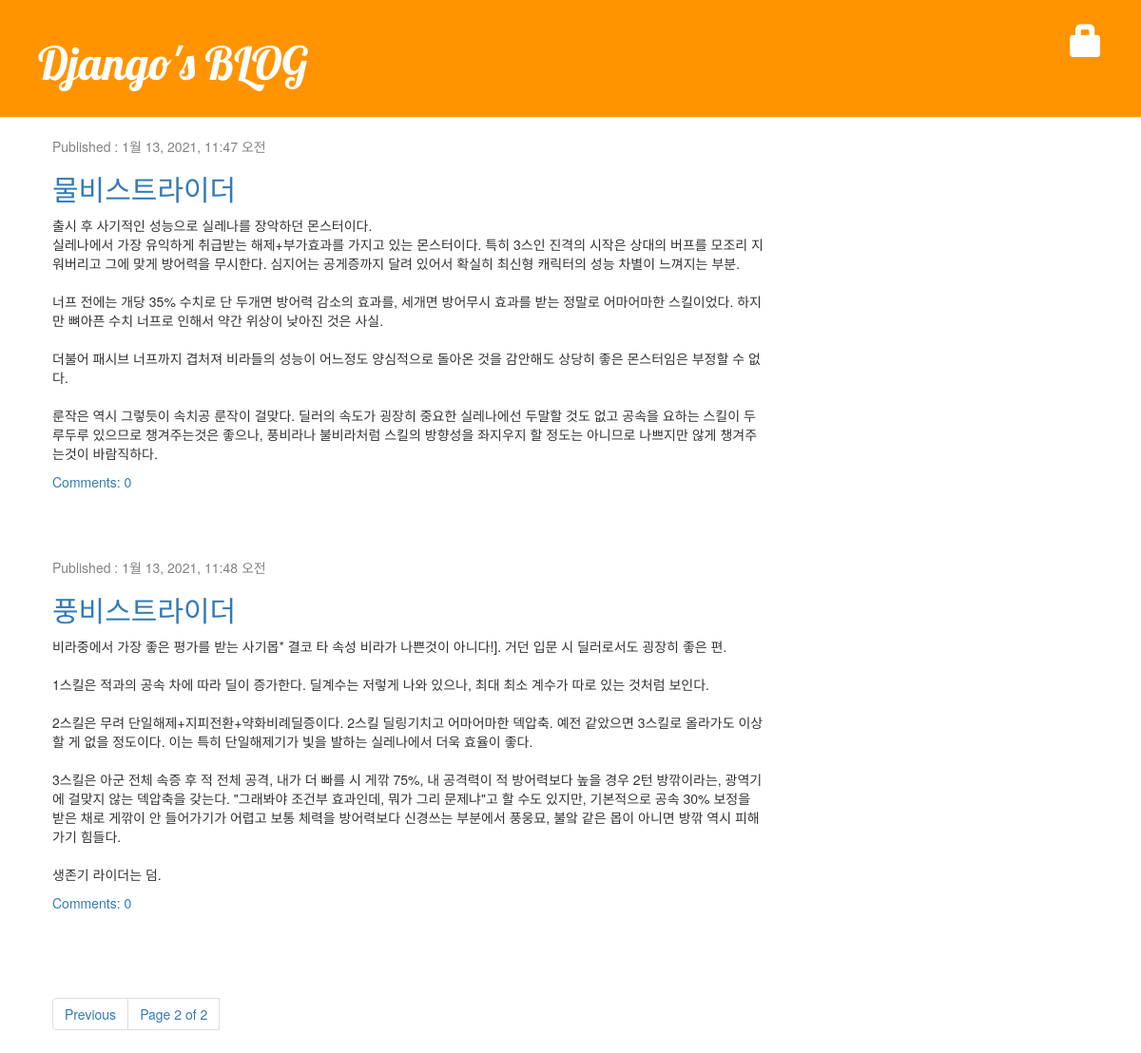
Before: /?page=2 with the older database file.
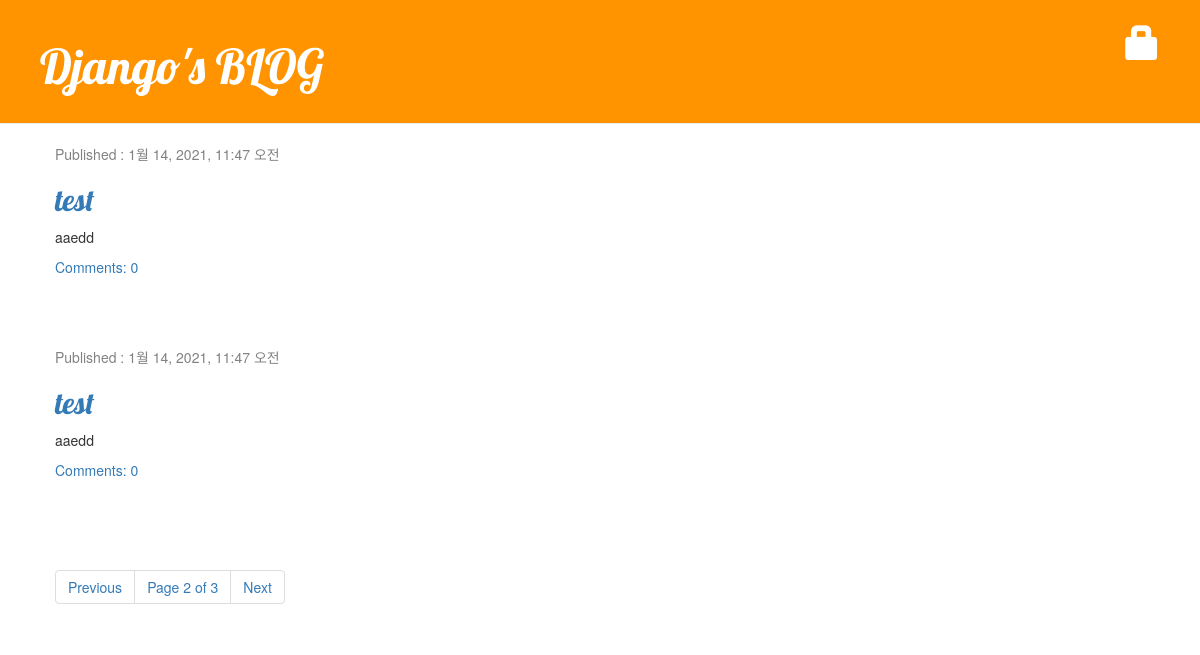
After: the same page with the newer database file.
### blog/models.py (models this page shows, shortened)
class Post(models.Model):
    author = models.ForeignKey('auth.User', on_delete=models.CASCADE)
    title = models.CharField(max_length=200, validators=[min_length_3_validator])
    text = models.TextField()
    created_date = models.DateTimeField(default=timezone.now)
    published_date = models.DateTimeField(blank=True, null=True)
    def approved_comments(self):
        return self.comments.filter(approved_comment=True)

### blog/views.py (the view)
# urls.py: path('', views.post_list, name='post_list'),
def post_list(request):
    post_list = Post.objects.filter(published_date__lte=timezone.now()).order_by('published_date')
    paginator = Paginator(post_list, 2)
    page_no = request.GET.get('page')
    try:
        posts = paginator.page(page_no)
    except PageNotAnInteger:
        posts = paginator.page(1)
    except EmptyPage:
        posts = paginator.page(paginator.num_pages)
    return render(request, 'blog/post_list.html', {'posts': posts})

### blog/templates/blog/post_list.html
{% extends 'blog/base.html' %}
{% block content %}
    {% for post in posts %}
        <div class="post">
            <div class="date">
                <p>Published : {{post.published_date}}</p>
            </div>
            <h2><a href="{% url 'post_detail' pk=post.pk %}">{{post.title}}</a></h2>
            <p>{{post.text|linebreaksbr}}</p>
            <a href="{% url 'post_detail' pk=post.pk %}">Comments: {{post.approved_comments.count}}</a>
        </div>
    {% endfor %}
    {% include 'blog/post_pagination.html' with page=posts %}
{% endblock %}

Changed rows visible on the page:
removed Post: published_date "1월 13, 2021, 11:47 오전", title "물비스트라이더", text "출시 후 사기적인 성능으로 실레나를 장악하던 몬스터이다. 실레나에서 가장 유익하게 취급받는 해제+부가효과를 가지고 있는 몬스터이다. 특히 3스인 진격의 시작은 상대의 버프를 모조리 지워버리고 그에 맞게 방어력을 무시한다. 심지어는 공게증까지 달려 있어서 확실히 최신형 캐릭터의 성능 차별이 느껴지는 부분. 너프 전에는 개당 35% 수치로 단 두개면 방어력 감소의 효과를, 세개면 방어무시 효과를 받는 정말로 어마어마한 스킬이었다. 하지만 뼈아픈 수치 너프로 인해서 약간 위상이 낮아진 것은 사실. 더불어 패시브 너프까지 겹처져 비라들의 성능이 어느정도 양심적으로 돌아온 것을 감안해도 상당히 좋은 몬스터임은 부정할 수 없다. 룬작은 역시 그렇듯이 속치공 룬작이 걸맞다. 딜러의 속도가 굉장히 중요한 실레나에선 두말할 것도 없고 공속을 요하는 스킬이 두루두루 있으므로 챙겨주는것은 좋으나, 풍비라나 불비라처럼 스킬의 방향성을 좌지우지 할 정도는 아니므로 나쁘지만 않게 챙겨주는것이 바람직하다.", approved_comments.count "0"
no longer on this page (row edited): Post: published_date "1월 13, 2021, 11:48 오전", title "풍비스트라이더", text "비라중에서 가장 좋은 평가를 받는 사기몹* 결코 타 속성 비라가 나쁜것이 아니다!]. 거던 입문 시 딜러로서도 굉장히 좋은 편. 1스킬은 적과의 공속 차에 따라 딜이 증가한다. 딜계수는 저렇게 나와 있으나, 최대 최소 계수가 따로 있는 것처럼 보인다. 2스킬은 무려 단일해제+지피전환+약화비례딜증이다. 2스킬 딜링기치고 어마어마한 덱압축. 예전 같았으면 3스킬로 올라가도 이상할 게 없을 정도이다. 이는 특히 단일해제기가 빛을 발하는 실레나에서 더욱 효율이 좋다. 3스킬은 아군 전체 속증 후 적 전체 공격, 내가 더 빠를 시 게깎 75%, 내 공격력이 적 방어력보다 높을 경우 2턴 방깎이라는, 광역기에 걸맞지 않는 덱압축을 갖는다. \"그래봐야 조건부 효과인데, 뭐가 그리 문제냐\"고 할 수도 있지만, 기본적으로 공속 30% 보정을 받은 채로 게깎이 안 들어가기가 어렵고 보통 체력을 방어력보다 신경쓰는 부분에서 풍웅묘, 불앜 같은 몹이 아니면 방깎 역시 피해가기 힘들다. 생존기 라이더는 덤.", approved_comments.count "0"
added Post: published_date "1월 14, 2021, 11:47 오전", title "test", text "aaedd", approved_comments.count "0"
added Post: published_date "1월 14, 2021, 11:47 오전", title "test", text "aaedd", approved_comments.count "0"
Other visible differences:
{{ page.paginator.num_pages }}: "2" → "3"
text now shown: "Next"
